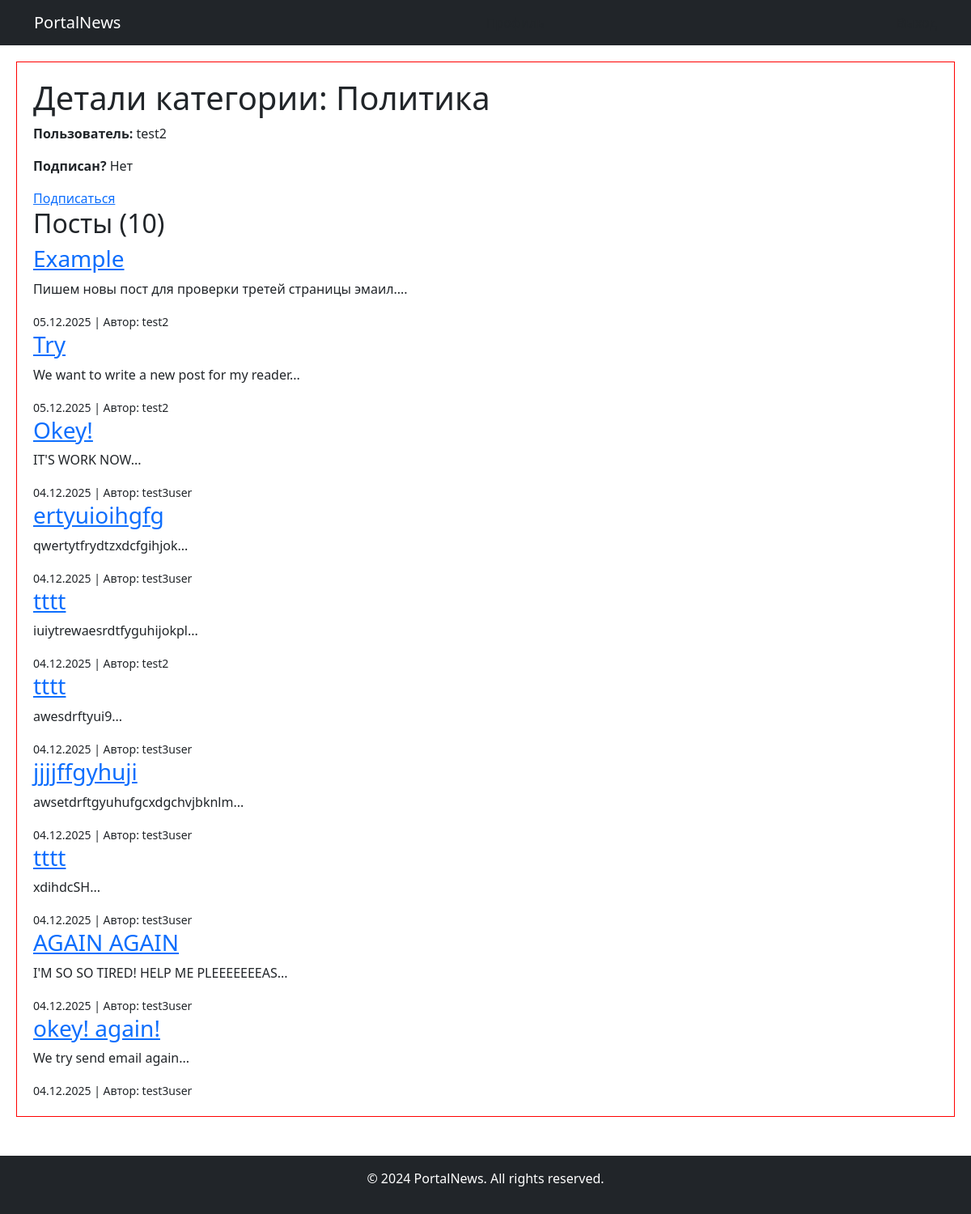
Page /news/category/1/ (signed in) on the earlier database version.
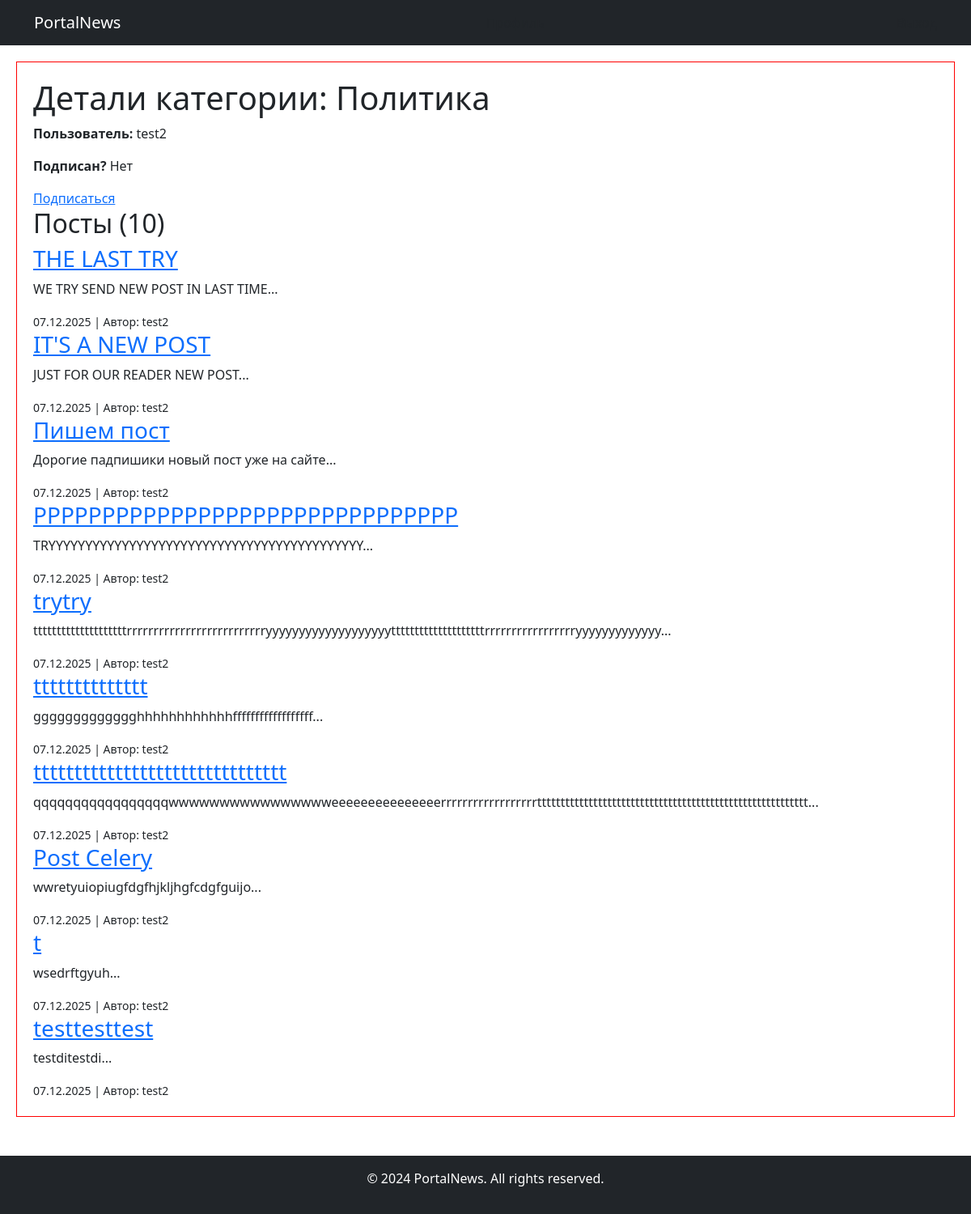
Same page on the later database version.
### news/models.py (models this page shows, shortened)
class Post(models.Model):
    ARTICLE = 'AR'
    NEWS = 'NW'
    TYPE_CHOICES = [
        (ARTICLE, 'Статья'),
        (NEWS, 'Новость'),
    ]
    author = models.ForeignKey(Author, on_delete=models.CASCADE)
    post_type = models.CharField(max_length=10, choices=[('news', 'News'), ('article', 'Article')], default='news')  # Тип: статья или новость
    time_created = models.DateTimeField(auto_now_add=True)  # Авто-дата создания
    categories = models.ManyToManyField(Category, through='PostCategory', related_name='post', blank=False)
    title = models.CharField(max_length=128)
    text = models.TextField()
    rating = models.SmallIntegerField(default=0)
    is_published = models.BooleanField(default=False)
    def preview(self):
        return self.text[:124] + "..."
    class Meta:
        permissions = [('can_add_news_post', 'Can add news post'),
            ("can_create_post", "Can create post"),
               ("can_edit_post", "Can edit post"),]

class Author(models.Model):
    author_user = models.OneToOneField(User, on_delete=models.CASCADE, related_name='author_profile')
    rating_author = models.SmallIntegerField(default=0)  # Рейтинг автора, обновляется автоматически
    def __str__(self):
        return self.author_user.username

### news/views.py (the view)
# urls.py: path('category/<int:pk>/', views.CategoryDetailView.as_view(), name='category-detail'),
class CategoryDetailView(LoginRequiredMixin, DetailView):
    model = Category
    template_name = 'news/category_detail.html'
    context_object_name = 'category'
    def get_context_data(self, **kwargs):
        context = super().get_context_data(**kwargs)
        category = self.object
        if category:  # Добавлено: проверка, чтобы избежать ошибок
            context['posts'] = Post.objects.filter(
                categories=category,
                is_published=True
            ).order_by('-time_created')[:10]
            context['is_subscribed'] = CategorySubscription.objects.filter(
                user=self.request.user,
                category=category
            ).exists()
            context['subscription'] = CategorySubscription.objects.filter(
                user=self.request.user,
                category=category
            ).first()
            context[
                'debug_info'] = f"Категория: {category.name_category}, Постов: {len(context['posts'])}, Подписка: {context['is_subscribed']}"
        else:
            context['debug_info'] = "Категория не найдена!"
        return context

### news/templates/news/category_detail.html (shortened to what this page needs)
{% extends 'base.html' %}
{% load static %}
{% block content %}
<div style="border: 1px solid red; padding: 20px; margin: 20px;">
    <h1>Детали категории: {{ category.name_category }}</h1>
    {% if user.is_authenticated %}
        <p><strong>Пользователь:</strong> {{ user.username }}</p>
        <p><strong>Подписан?</strong> {{ is_subscribed|yesno:"Да,Нет" }}</p>
        {% if is_subscribed %}
            <p>Дата подписки: {{ subscription.subscribed_at|date:"d.m.Y H:i" }}</p>
            <form method="post" action="{% url 'news:unsubscribe-category' category.id %}">
                {% csrf_token %}
                <button type="submit">Отписаться</button>
            </form>
        {% else %}
            <a href="{% url 'news:subscribe-category' category.id %}">Подписаться</a>
        {% endif %}
    {% else %}
        <p>Не авторизован. <a href="{% url 'login' %}">Войти</a></p>
    {% endif %}
    <h2>Посты ({{ posts|length }})  </h2>
    {% for post in posts %}
        <div>
            <h3><a href="{% url 'news:post_detail' post.id %}"> {{ post.title }}</a></h3>
            <p>{{ post.preview }}</p>
            <small>{{ post.time_created|date:"d.m.Y" }} | Автор: {{ post.author }}</small>
        </div>
    {% empty %}
        <p>Нет опубликованных постов в этой категории. Добавьте в админке (с is_published=True)!</p>
    {% endfor %}
</div>
{% endblock %}

Differences in the rows shown:
no longer on this page (row unchanged): Post: title "Example", preview "Пишем новы пост для проверки третей страницы эмаил....", time_created "05.12.2025", author "test2"
no longer on this page (row unchanged): Post: title "Try", preview "We want to write a new post for my reader...", time_created "05.12.2025", author "test2"
no longer on this page (row unchanged): Post: title "Okey!", preview "IT'S WORK NOW...", time_created "04.12.2025", author "test3user"
no longer on this page (row unchanged): Post: title "ertyuioihgfg", preview "qwertytfrydtzxdcfgihjok...", time_created "04.12.2025", author "test3user"
no longer on this page (row unchanged): Post: title "tttt", preview "iuiytrewaesrdtfyguhijokpl...", time_created "04.12.2025", author "test2"
no longer on this page (row unchanged): Post: title "tttt", preview "awesdrftyui9...", time_created "04.12.2025", author "test3user"
no longer on this page (row unchanged): Post: title "jjjjffgyhuji", preview "awsetdrftgyuhufgcxdgchvjbknlm...", time_created "04.12.2025", author "test3user"
no longer on this page (row unchanged): Post: title "tttt", preview "xdihdcSH...", time_created "04.12.2025", author "test3user"
no longer on this page (row unchanged): Post: title "AGAIN AGAIN", preview "I'M SO SO TIRED! HELP ME PLEEEEEEEAS...", time_created "04.12.2025", author "test3user"
no longer on this page (row unchanged): Post: title "okey! again!", preview "We try send email again...", time_created "04.12.2025", author "test3user"
added Post: title "THE LAST TRY", preview "WE TRY SEND NEW POST IN LAST TIME...", time_created "07.12.2025", author "test2"
added Post: title "IT'S A NEW POST", preview "JUST FOR OUR READER NEW POST...", time_created "07.12.2025", author "test2"
added Post: title "Пишем пост", preview "Дорогие падпишики новый пост уже на сайте...", time_created "07.12.2025", author "test2"
added Post: title "PPPPPPPPPPPPPPPPPPPPPPPPPPPPPPP", preview "TRYYYYYYYYYYYYYYYYYYYYYYYYYYYYYYYYYYYYYYYYYYY...", time_created "07.12.2025", author "test2"
added Post: title "trytry", preview "ttttttttttttttttttttrrrrrrrrrrrrrrrrrrrrrrrrrryyyyyyyyyyyyyyyyyyyttttttttttttttttttttrrrrrrrrrrrrrrrrryyyyyyyyyyyyy...", time_created "07.12.2025", author "test2"
added Post: title "tttttttttttttt", preview "ggggggggggggghhhhhhhhhhhhffffffffffffffffff...", time_created "07.12.2025", author "test2"
added Post: title "ttttttttttttttttttttttttttttttt", preview "qqqqqqqqqqqqqqqqqwwwwwwwwwwwwwwwweeeeeeeeeeeeeeerrrrrrrrrrrrrrrrrrtttttttttttttttttttttttttttttttttttttttttttttttttttttttttt...", time_created "07.12.2025", author "test2"
added Post: title "Post Celery", preview "wwretyuiopiugfdgfhjkljhgfcdgfguijo...", time_created "07.12.2025", author "test2"
added Post: title "t", preview "wsedrftgyuh...", time_created "07.12.2025", author "test2"
added Post: title "testtesttest", preview "testditestdi...", time_created "07.12.2025", author "test2"
